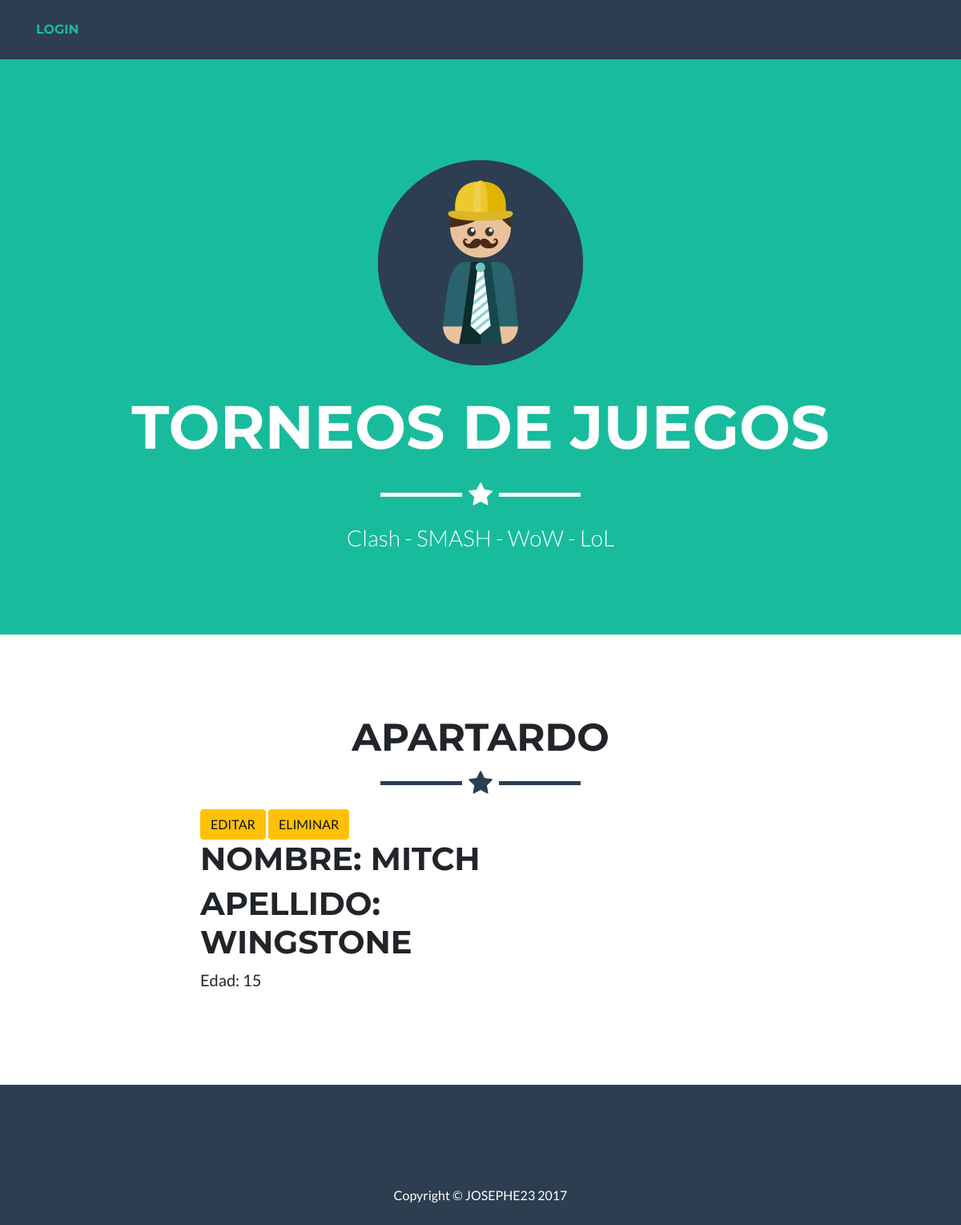
Before: /jugador/1/ with the older database file.
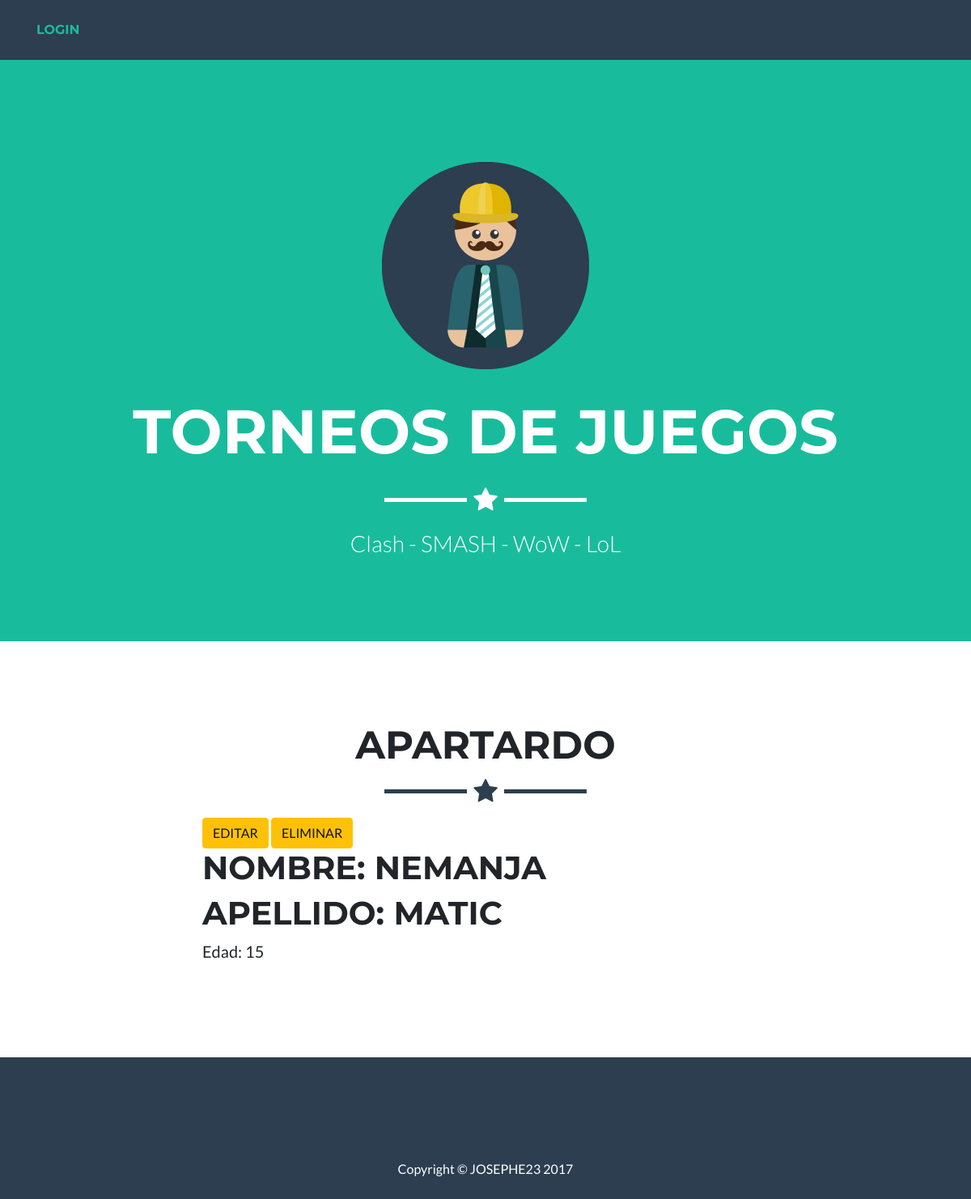
After: the same page with the newer database file.
### equipos/models.py (models this page shows, shortened)
class Jugador(models.Model):
    nombre  =   models.CharField(max_length=30)
    apellido  =   models.CharField(max_length=30)
    edad = models.IntegerField()

### equipos/views.py (the view)
# urls.py: url(r'^jugador/(?P<pk>[0-9]+)/$', views.jugador_detalle, name='jugador_detalle'),
def jugador_detalle(request, pk):
    jugador = get_object_or_404(Jugador, pk=pk)
    return render(request, 'equipos/jugador_detalle.html', {'jugador': jugador})

### equipos/templates/equipos/jugador_detalle.html
{% extends 'equipos/base.html'%}
{% block content %}
  <div class="post">
    <a class="btn btn-warning" href="{% url 'jugador_editar' pk=jugador.pk %}"><span class="glyphicon glyphicon-pencil">EDITAR</span></a>
    <a class="btn btn-warning" href="{% url 'jugador_remover' pk=jugador.pk %}"><span class="glyphicon glyphicon-pencil">ELIMINAR</span></a>
    <h1>Nombre: {{jugador.nombre}}</h1>
    <h1>Apellido: {{jugador.apellido}}</h1>
    <p>Edad: {{jugador.edad}}</p>
  </div>
{% endblock %}

### equipos/templates/equipos/base.html (shortened to what this page needs)
{% load staticfiles %}
<!DOCTYPE html>
<html lang="en">
  <head>
    <link href="{% static "vendor/bootstrap/css/bootstrap.min.css" %}" rel="stylesheet">
    <link href="{% static "vendor/font-awesome/css/font-awesome.min.css" %}" rel="stylesheet" type="text/css">
    <link href="{% static "css/freelancer.min.css" %}" rel="stylesheet">
  </head>
  <body id="page-top">
    <nav class="navbar navbar-expand-lg navbar-light fixed-top" id="mainNav">
      <div class="container">
        <div class="page-header">
          {% if user.is_authenticated %}
          <div class="collapse navbar-collapse" id="navbarResponsive">
            <p class="top-menu">Hello {{ user.username }} <small>(<a href="{% url 'logout' %}">Log out</a>)</small></p>
            <ul class="navbar-nav ml-auto">
              <li class="nav-item">
                <a href="{% url 'equipo_nuevo' %}"><span class="glyphiocn glyphicon-plus">Nuevo Equipos -</span></a>
              </li>
              <li class="nav-item">
                <a href="{% url 'equipo_listar' %}"><span class="glyphiocn glyphicon-plus">- Listar Equipos -</span></a>
              </li>
              <li class="nav-item">
                <a href="{% url 'jugador_nuevo' %}"><span class="glyphiocn glyphicon-plus">- Nuevo Jugador -</span></a>
              </li>
              <li class="nav-item">
                <a href="{% url 'jugador_listar' %}"><span class="glyphiocn glyphicon-plus">- Listar Jugador</span></a>
              </li>
          {% else %}
            <a href="{% url 'login' %}" class="top-menu"><span class="glyphicon glyphicon-lock">LOGIN</span></a>
          {% endif %}
        </div>
      </div>
    </nav>
    <header class="masthead">
      <div class="container">
        <img class="img-fluid" src="{% static "img/profile.png"%}" alt="">
        <div class="intro-text">
          <div class="page-header">
            <span class="name">Torneos de juegos</span>
          </div>
          <hr class="star-light">
          <span class="skills">Clash - SMASH - WoW - LoL</span>
        </div>
      </div>
    </header>
    <section id="contact">
      <div class="container">
        <h2 class="text-center">APARTARDO</h2>
        <hr class="star-primary">
        <div class="row">
          <div class="col-lg-8 mx-auto">
            <form name="sentMessage" id="contactForm" novalidate>
              <div class="content container">
                  <div class="row">
                      <div class="col-md-8">
                         {% block content %}
                         {% endblock %}
                      </div>
                  </div>
              </div>
            </form>
          </div>
        </div>
      </div>
    </section>
    <footer class="text-center">
      <div class="footer-above">
        <div class="container">
          <div class="row">
            <div class="footer-col col-md-4">
            </div>
          </div>
        </div>
      </div>
      <div class="footer-below">
        <div class="container">
          <div class="row">
            <div class="col-lg-12">
              Copyright &copy; JOSEPHE23 2017
            </div>
          </div>
        </div>
      </div>
    </footer>
  </body>
</html>

Changed rows visible on the page:
changed Jugador: nombre "MITCH" → "NEMANJA"; apellido "WINGSTONE" → "MATIC"
